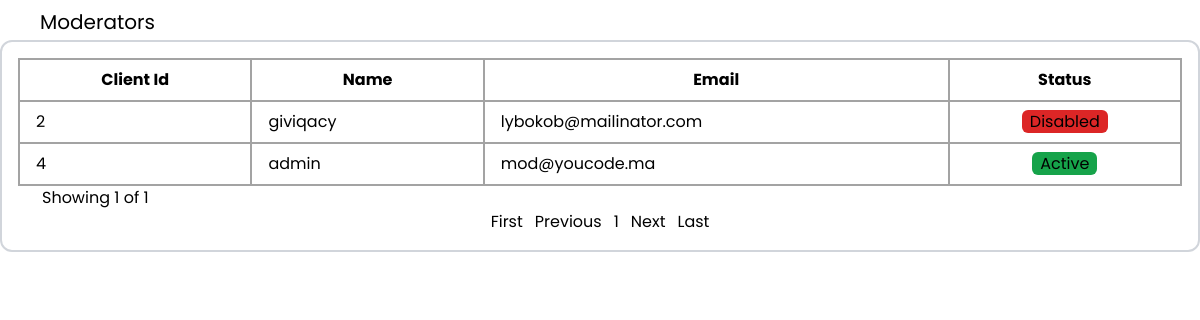
Screenshot of /src/pages/mods.php (signed in) with the database file from the repository.
### tables this page shows
CREATE TABLE `users` (
  `userId` int(11) NOT NULL,
  `userName` varchar(50) NOT NULL,
  `userEmail` varchar(300) NOT NULL,
  `userPassword` mediumblob NOT NULL,
  `isVerified` int(11) NOT NULL DEFAULT 0,
  `roleId` int(11) NOT NULL
);

### src/pages/mods.php (the view, shortened to what this page needs)
<?php
include("../includes/conn.php");
?>
<!DOCTYPE html>
<html lang="en">
<head>
</head>
<body>
    <div class="flex flex-col justify-end items-start h-[100vh]">
        <div class="flex pl-8">
            <p class="border-gray-300 rounded-t-lg p-2 pb-1 text-xl">Moderators</p>
        </div>
        <div class="border-2 border-gray-300 rounded-xl h-[90vh] flex">
            <div id="mods" class="flex flex-col justify-between w-full p-4">
                <?php
                $role = 2;
                $records = $conn->query("SELECT * FROM users WHERE roleId = $role");
                $rows = $records->num_rows;
                $start = 0;
                $rows_per_page = 8;
                $select = "SELECT * FROM users WHERE roleId = ? LIMIT ?,?";
                $stmt = $conn->prepare($select);
                $stmt->bind_param("iii", $role, $start, $rows_per_page);
                $stmt->execute();
                $result = $stmt->get_result();
                $pages = ceil($rows / $rows_per_page);
                if ($rows > 0) {
                    echo '
        <table class="border-collapse table-fixed w-full ">
            <thead class="border">
                <tr class="border-2">
                    <th class="w-1/5 px-4 py-2 border-2 border-[#A3A3A3] text-xs md:text-base">Client Id</th>
                    <th class="w-1/5 px-4 py-2 border-2 border-[#A3A3A3] text-xs md:text-base">Name</th>
                    <th class="w-2/5 px-4 py-2 border-2 border-[#A3A3A3] text-xs md:text-base">Email</th>
                    <th class="w-1/5 px-4 py-2 border-2 border-[#A3A3A3] text-xs md:text-base">Status</th>
                </tr>
            </thead>
            <tbody>';
                    while ($row = mysqli_fetch_assoc($result)) {
                        $name = htmlspecialchars($row['userName']);
                        $id = htmlspecialchars($row['userId']);
                        $email = htmlspecialchars($row['userEmail']);
                        $status = htmlspecialchars($row['isVerified']);
                        echo '
                <tr>
                    <td class="px-4 py-2 border-2 border-[#A3A3A3] text-xs md:text-base">' . $id . '</td>
                    <td class="px-4 py-2 border-2 border-[#A3A3A3] text-xs md:text-base">' . $name . '</td>
                    <td class="px-4 py-2 border-2 border-[#A3A3A3] text-xs md:text-base">' . $email . '</td>
            ';
                        if ($status == 1) {
                            echo '
                    <td class="px-4 py-2 border-2 border-[#A3A3A3] text-xs md:text-base text-center">
                        <a href="changestatus.php?id=' . $id . '&status=' . $status . '" class="p px-2 rounded-md bg-green-600"> Active </a>
                    </td>';
                        } else {
                            echo '
                    <td class="px-4 py-2 border-2 border-[#A3A3A3] text-xs md:text-base text-center">
                        <a href="changestatus.php?id=' . $id . '&status=' . $status . '" class="p px-2 rounded-md bg-red-600"> Disabled </a>
                    </td>';
                        }
                        echo '</tr>';
                    }
                    echo '
            </tbody>
        </table>
        ';
                } else {
                    echo 'No client accounts in database';
                }
                ?>
                <div>
                    <div class="pl-6">
                        <?php
                        if (!isset($_GET['page'])) {
                            $page = 1;
                        } else {
                            $page = $_GET['page'];
                        }
                        ?>
                        Showing <?php echo $page ?> of <?php echo $pages ?>
                    </div>
                    <div class="flex flex-row justify-center items-center gap-3">
                        <a href="?page=1">First</a>
                        <?php if (isset($_GET['page']) && $_GET['page'] > 1) { ?>
                            <a href="?page=<?php echo $_GET['page'] - 1 ?>">Previous</a>
                        <?php } else { ?>
                            <a class="cursor-pointer">Previous</a>
                        <?php } ?>
                        <?php
                        for ($i = 1; $i <= $pages; $i++) {
                        ?>
                            <a href="?page=<?php echo $i ?>" class=""><?php echo $i ?></a>
                        <?php
                        }
                        ?>
                        <?php
                        if (!isset($_GET['page'])) {
                            if ($pages == 1) {
                        ?>
                                <a class="cursor-pointer">Next</a>
                            <?php } else { ?>
                                <a href="?page=2">Next</a>
                            <?php } ?>
                        <?php } elseif ($_GET['page'] >= $pages) { ?>
                            <a class="cursor-pointer">Next</a>
                        <?php } else { ?>
                            <a href="?page=<?php echo $_GET['page'] + 1 ?>">Next</a>
                        <?php }
                        ?>
                        <a href="?page=<?php echo $pages ?>">Last</a>
                    </div>
                </div>
            </div>
        </div>
    </div>
</body>
</html>

### rows the page displays
users: userId "2", userName "giviqacy", userEmail "lybokob@mailinator.com"
users: userId "4", userName "admin", userEmail "mod@youcode.ma"

### other values shown
$page "1"
$pages "1"
